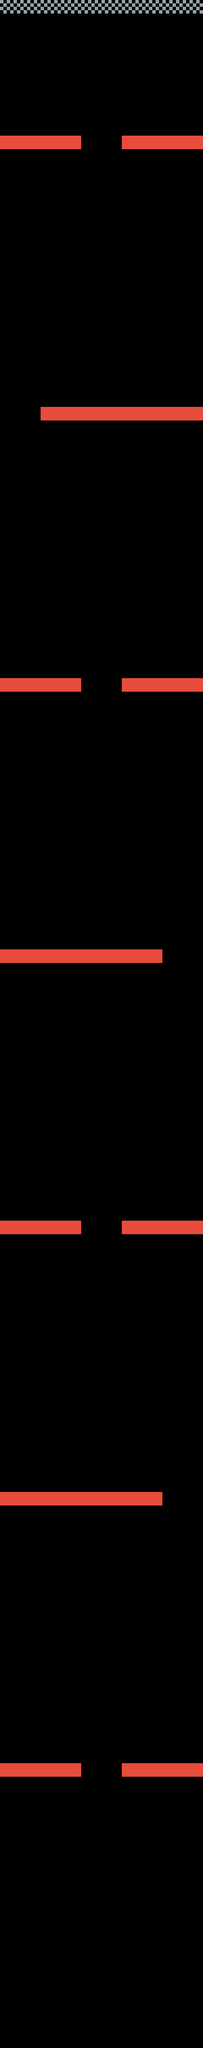

The image is a tile-based game level rendered from a .tmx file. Its description and source (layers, tilesets, objects; grid data summarised) follow:
An orthogonal 15x151 tile map with 48x48 px tiles, 2 tile layers (walls, finish).

<map version="1.0" orientation="orthogonal" renderorder="right-down" width="15" height="151" tilewidth="48" tileheight="48">
 <tileset firstgid="1" name="tile_set" tilewidth="48" tileheight="48">
  <image source="tile_set.png" width="144" height="96" />
 </tileset>
 <layer name="walls" width="15" height="151">
  <data>[2265 cells, 84 non-empty, 1 distinct tile ids]</data>
 </layer>
 <layer name="finish" width="15" height="151">
  <data>[2265 cells, 15 non-empty, 1 distinct tile ids]</data>
 </layer>
</map>
